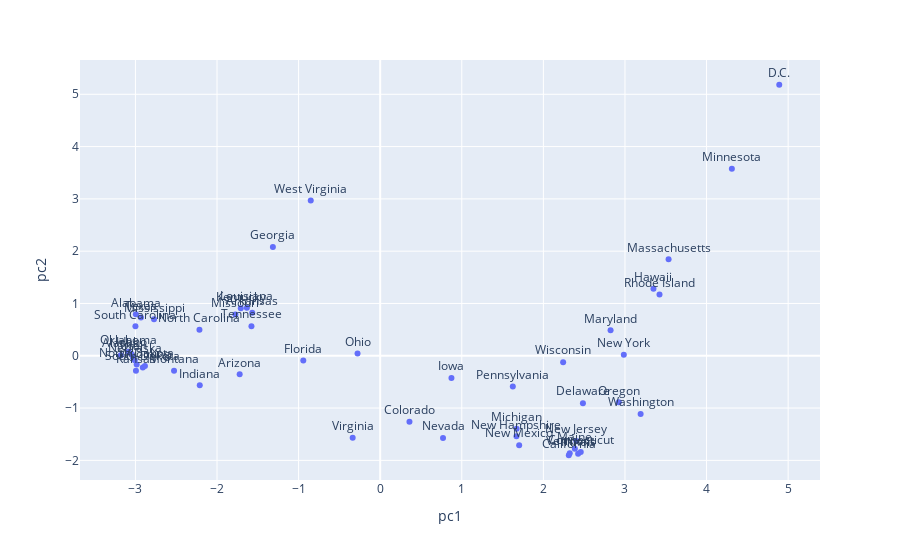

The cell this chart's notebook holds for it:
### Markdown cell above
<!-- END QUESTION -->



## Question 3f

To label our points, the best option is to use the `plotly` library that we used earlier in this homework. `plotly` is an incredibly powerful plotting library that will automatically add axis labels, and will also provide controls so that you can zoom and pan around to look at the data.

One important skill as a user of modern tools is using existing documentation and examples to get the plot you want.

Using the example given on this page as a [guide](https://plot.ly/python/text-and-annotations/), we can create a scatter plot of the **jittered data** from 3e.

### Code cell
import plotly.express as px

state_names = list(df_standardized.index) 
first_2_pcs_jittered['state'] = state_names 

fig = px.scatter(first_2_pcs_jittered, x="pc1", y="pc2", text="state"); 

fig.update_traces(textposition='top center');

fig.show();

### Figure 1 — Plotly figure (JSON) as saved in the notebook; plotly's stock layout.template omitted (floating-point values rounded to 4 significant figures)
{"data": [{"hovertemplate": "pc1=%{x}<br>pc2=%{y}<br>state=%{text}<extra></extra>", "legendgroup": "", "marker": {"color": "#636efa", "symbol": "circle"}, "mode": "markers+text", "name": "", "orientation": "v", "showlegend": false, "text": ["Alabama", "Alaska", "Arizona", "Arkansas", "California", "Colorado", "Connecticut", "Delaware", "D.C.", "Florida", "Georgia", "Hawaii", "Idaho", "Illinois", "Indiana", "Iowa", "Kansas", "Kentucky", "Louisiana", "Maine", "Maryland", "Massachusetts", "Michigan", "Minnesota", "Mississippi", "Missouri", "Montana", "Nebraska", "Nevada", "New Hampshire", "New Jersey", "New Mexico", "New York", "North Carolina", "North Dakota", "Ohio", "Oklahoma", "Oregon", "Pennsylvania", "Rhode Island", "South Carolina", "South Dakota", "Tennessee", "Texas", "Utah", "Vermont", "Virginia", "Washington", "West Virginia", "Wisconsin", "Wyoming"], "textposition": "top center", "type": "scatter", "x": [-2.995, -3.18, -1.722, -1.568, 2.312, 0.3588, 2.458, 2.485, 4.891, -0.9424, -1.315, 3.349, -3.052, 2.426, -2.211, 0.8735, -2.993, -1.709, -1.634, 2.386, 2.824, 3.535, 1.672, 4.31, -2.772, -1.775, -2.526, -3.008, 0.7701, 1.67, 2.403, 1.703, 2.986, -2.215, -2.984, -0.2775, -3.084, 2.924, 1.626, 3.423, -3.0, -2.909, -1.578, -2.932, -3.029, 2.323, -0.3371, 3.192, -0.8511, 2.242, -2.883], "xaxis": "x", "y": [0.794, 0.01046, -0.3553, 0.8219, -1.902, -1.261, -1.841, -0.9067, 5.182, -0.09113, 2.08, 1.284, 0.03666, -1.874, -0.5651, -0.4252, -0.2865, 0.908, 0.9185, -1.779, 0.4869, 1.845, -1.396, 3.578, 0.6964, 0.7911, -0.2856, -0.08491, -1.571, -1.54, -1.629, -1.709, 0.01788, 0.4985, -0.1649, 0.04289, 0.07651, -0.8896, -0.5858, 1.17, 0.563, -0.2245, 0.5656, 0.7297, -0.03952, -1.862, -1.569, -1.111, 2.968, -0.122, -0.1956], "yaxis": "y"}], "layout": {"autosize": true, "legend": {"tracegroupgap": 0}, "margin": {"t": 60}, "xaxis": {"anchor": "y", "autorange": true, "domain": [0, 1], "range": [-3.655, 5.366], "title": {"text": "pc1"}, "type": "linear"}, "yaxis": {"anchor": "x", "autorange": true, "domain": [0, 1], "range": [-2.451, 5.731], "title": {"text": "pc2"}, "type": "linear"}}}
